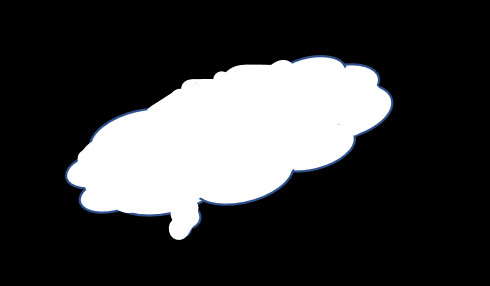
#> input picture HW_2/img/cloud.jpg, 490 x 286 px
$ python Ch17_Q2.py
#> lines starting #> are read from the running program, lines starting #| are printed output that depends on the picture; after the words box and inside, x2 and y2 are one past the last pixel; in counts of white or black regions, pixels touching at a corner belong together
import cv2
import numpy as np

# --- 影像檔案名稱 ---
image_file = "img/cloud.jpg"

# --- 讀取影像 ---
img = cv2.imread(image_file)
#> img is the input picture: shape (286, 490, 3); mean B, G, R 61.5, 60.9, 60.6

# --- 影像前處理 ---
# 1. 轉換為灰度圖
gray = cv2.cvtColor(img, cv2.COLOR_BGR2GRAY)

# 2. 應用二值化閾值處理
threshold_value = 10
ret, thresh = cv2.threshold(gray, threshold_value, 255, cv2.THRESH_BINARY)
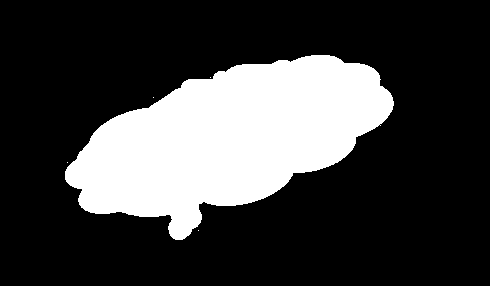
#> thresh: shape (286, 490); 24.8% white; 5 white regions (4 under 20 px)
#> ret = 10

# --- 尋找輪廓 ---
# cv2.RETR_EXTERNAL: 只檢測最外層的輪廓
contours, hierarchy = cv2.findContours(thresh, cv2.RETR_EXTERNAL, cv2.CHAIN_APPROX_SIMPLE)
#> contours = 5 contours, 4 with area under 20; largest, box (x1, y1, x2, y2) and area: (65, 55, 394, 240) 34356

# --- 處理主要輪廓 ---
img_result = img.copy() # 創建副本用於繪製

# 假設最大的輪廓是雲
main_contour = max(contours, key=cv2.contourArea)
#> main_contour = contour of 375 points, box (x1, y1, x2, y2) (65, 55, 394, 240), area 34356

# --- 1. 計算邊界矩形和寬高比 ---
x, y, w, h = cv2.boundingRect(main_contour)
#> x = 65; y = 55; w = 329; h = 185
aspect_ratio = float(w) / h if h != 0 else 0 # 避免除以零
#> aspect_ratio = 1.78
print(f"邊界矩形 (Bounding Box): x={x}, y={y}, width={w}, height={h}")
#| 邊界矩形 (Bounding Box): x=65, y=55, width=329, height=185
print(f"寬高比 (Aspect Ratio): {aspect_ratio:.4f}")
#| 寬高比 (Aspect Ratio): 1.7784

# --- 2. 計算輪廓面積、凸包面積和堅實度 ---
contour_area = cv2.contourArea(main_contour)
#> contour_area = 34355.5
hull_points = cv2.convexHull(main_contour)
#> hull_points = contour of 36 points, box (x1, y1, x2, y2) (65, 55, 394, 240), area 37280
hull_area = cv2.contourArea(hull_points)
#> hull_area = 37280.5
solidity = float(contour_area) / hull_area if hull_area != 0 else 0 # 避免除以零
#> solidity = 0.922
print(f"Solidity: {solidity:.4f}")
#| Solidity: 0.9215

# --- 3. 繪製結果 ---
cv2.drawContours(img_result, [main_contour], -1, (0, 255, 0), 2) # 綠色, 厚度 2
# 用黃色繪製邊界矩形 (BGR: 0, 255, 255)
cv2.rectangle(img_result, (x, y), (x + w, y + h), (0, 255, 255), 2) # 厚度 2

# 用紅色繪製凸包 (BGR: 0, 0, 255)
cv2.drawContours(img_result, [hull_points], -1, (0, 0, 255), 2) # 厚度 2
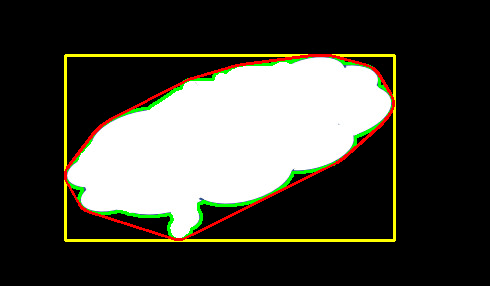
#> img_result: shape (286, 490, 3); mean B, G, R 59.6, 68.1, 68.8

# 顯示結果
cv2.imshow('Original Image (cloud.jpg)', img)
cv2.imshow('Bounding Box (Yellow) & Convex Hull (Red)', img_result)

cv2.imwrite('Result image/Ch17_Q2_bounding_box_hull.jpg', img_result) # 儲存結果影像

cv2.waitKey(0)
cv2.destroyAllWindows()

$ run again, with HW_2/img/hand.jpg copied over HW_2/img/cloud.jpg
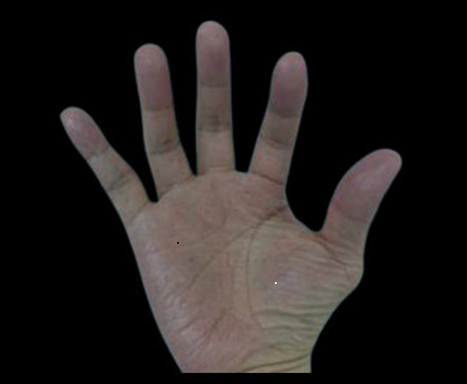
#> input picture HW_2/img/hand.jpg, 467 x 384 px
#> img is the input picture: shape (384, 467, 3); mean B, G, R 30.4, 32, 36.2
#> `ret, thresh = cv2.threshold(gray, threshold_value, 255, cv2.THRESH_BIN..`:
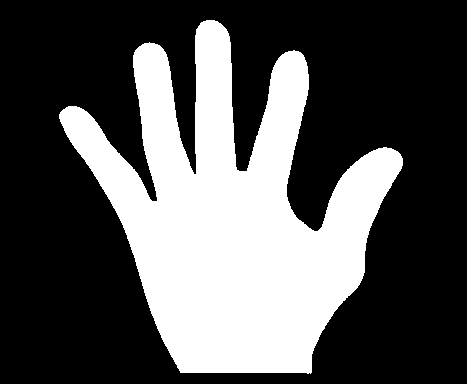
#> thresh: shape (384, 467); 33.1% white; 1 white region
#> ret = 10
#> contours = 1 contour; box (x1, y1, x2, y2) and area: (59, 20, 403, 374) 58393
#> main_contour = contour of 800 points, box (x1, y1, x2, y2) (59, 20, 403, 374), area 58393
#> x = 59; y = 20; w = 344; h = 354
#> aspect_ratio = 0.972
#| 邊界矩形 (Bounding Box): x=59, y=20, width=344, height=354
#| 寬高比 (Aspect Ratio): 0.9718
#> contour_area = 58393
#> hull_points = contour of 29 points, box (x1, y1, x2, y2) (59, 20, 403, 374), area 81910
#> hull_area = 81909.5
#> solidity = 0.713
#| Solidity: 0.7129
#> `cv2.drawContours(img_result, [hull_points], -1, (0, 0, 255), 2)`:
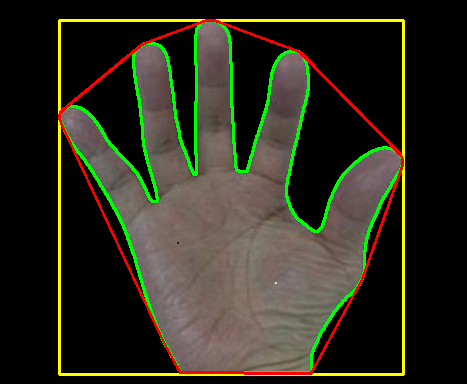
#> img_result: shape (384, 467, 3); mean B, G, R 29.2, 44.1, 44.8
